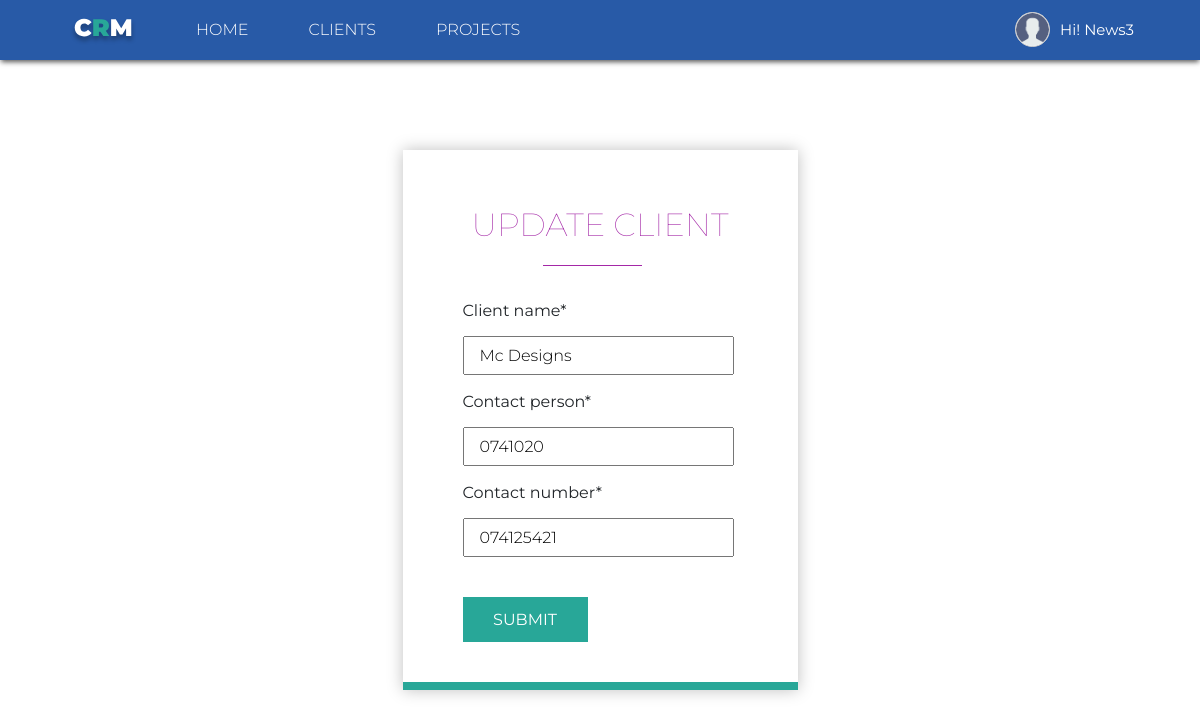
Screenshot of /clients/13/update (signed in) with the database file from the repository.
### users/models.py (models this page shows, shortened)
class Profile(models.Model):
    user = models.OneToOneField(User, on_delete=models.CASCADE)
    image = models.ImageField(default="default.png", upload_to="profile_pics")
    ''' Here I'm overridng the save method of the profile image,
    and resizing the images if it is greater the 300 in height and width
    To avoid having huge images in our system
    '''
    def save(self, *args, **kwargs):
        super().save(*args, **kwargs)
        img = Image.open(self.image.path)
        if img.height > 330 or img.width > 330:
            output_size = (330, 330)
            img.thumbnail(output_size)
            img.save(self.image.path)

### our_clients/models.py (models this page shows, shortened)
class Clients(models.Model):
    client_name = models.CharField(max_length=100)
    contact_person = models.CharField(max_length=100)
    contact_number = models.CharField(max_length=100,)
    date_posted = models.DateTimeField(default=timezone.now)

### our_clients/views.py (the view, shortened to what this page needs)
class ClientsUpdateView(LoginRequiredMixin, UpdateView):
    model = Clients
    fields = ["client_name", "contact_person", "contact_number"]

### our_clients/templates/our_clients/clients_form.html (shortened to what this page needs)
{% extends 'our_clients/base.html' %}
{% load crispy_forms_tags %}
{% block content %}
<div class="form-container">
    <h2 class="form-heading">
        {% if 'update' in request.path %}
        Update Client
        {% else %}
        Add Client
        {% endif %}
    </h2>
    <form id="submit_clien" class="sign-up-form" method="POST" action="">
        <div class="form-field">
            {{ form|crispy }}
        </div>
        <div class="btn-container">
            <button type="submit" id="submit-client" class="sbmt-btn">Submit</button>
        </div>
    </form>
</div>
{% endblock%}

### our_clients/templates/our_clients/base.html (shortened to what this page needs)
{% load static %}
<!DOCTYPE html>
<html lang="en">
    <head>
        <link href="https://unpkg.com/aos@2.3.1/dist/aos.css" rel="stylesheet">
        <link rel="stylesheet" href="{% static '/our_clients/css/custom.css' %}">
        <link rel="stylesheet" href="{% static '/our_clients/css/animate.css' %}">
        <link rel="stylesheet" href="https://stackpath.bootstrapcdn.com/bootstrap/4.3.1/css/bootstrap.min.css">
    </head>
    <body>
        <header>
            <div class="header-container">
                <div class="menu-container">
                    <ul class="left-menu">
                        <li>
                            <a href="{% url 'home-page' %}">
                                <img src="/static/our_clients/img/crm_logo.svg" />
                            </a>
                        </li>
                        <li><a href="{% url 'home-page' %}">Home</a></li>
                        <li><a href="{% url 'clients' %}">Clients</a></li>
                        <li><a href="{% url 'projects-list' %}">Projects</a></li>
                    </ul>
                    <ul class="menu-list">
                        {% if user.is_authenticated %}
                        <div class="dropdown">
                            <button class="dropbtn">
                                <div class="users-det">
                                    <img class="profile-image" src="{{ user.profile.image.url }}" />
                                    <span class="user_name"> Hi! {{ user.username|title }}</span>
                                </div>
                            </button>
                        </div>
                        {% else %}
                        <li><a href="{% url 'sign-up' %}">Sign Up</a></li>
                        <li><a class="signin-btn" href="{% url 'sign-in' %}">Sign In</a></li>
                        {% endif %}
                    </ul>
                </div>
            </div>
        </header>
        <div class="content-main-grid">
            {% block content %}
            {% endblock content %}
        </div>
    </body>
    {% block js %}
    <link rel="stylesheet" type="text/css"
        href="https://cdn.datatables.net/v/dt/jszip-2.5.0/dt-1.10.18/af-2.3.0/b-1.5.2/b-colvis-1.5.2/b-flash-1.5.2/b-html5-1.5.2/b-print-1.5.2/cr-1.5.0/fh-3.1.4/r-2.2.2/datatables.min.css" />
    {% endblock js %}
</html>

### our_clients/static/our_clients/css/custom.css (style rules this page uses)
* { padding: 0px; margin: 0px; font-family: 'Montserrat', sans-serif; }
body { position: relative; width: 100%; background: #F4F4F4; }
.content-main-grid { margin: 0px auto; position: relative; }
.header-container { height: 60px; width: 100%; background: #285AA7; box-shadow: 0px 3px 5px -1px rgba(0, 0, 0, 0.66); -moz-box-shadow: 0px 3px 5px -1px rgba(0, 0, 0, 0.66); -webkit-box-shadow: 0px 3px 5px -1px rgba(0, 0, 0, 0.66); -o-box-shadow: 0px 3px 5px -1px rgba(0, 0, 0, 0.66); position: relative; z-index: 9999; }
.header-container .menu-container { position: relative; margin-left: 40px; margin-right: 50px; height: 60px; }
.header-container .menu-container .menu-list, .header-container .menu-container .left-menu { margin: 0; text-align: right; position: absolute; right: 0; background: transparent; }
.header-container .menu-container .menu-list li, .header-container .menu-container .left-menu li { list-style: none; float: left; background: transparent; padding-top: 18px; padding-left: 2px; padding-right: 2px; }
.header-container .menu-container .menu-list li a, .header-container .menu-container .left-menu li a { padding: 10px 28px; background: transparent; color: #fff; font-family: 'Montserrat', sans-serif; font-style: normal; font-weight: 300; font-size: 16px; line-height: 20px; text-transform: uppercase; text-decoration: none; outline: none; cursor: pointer; transition: all 0.4s ease-in-out; -moz-transition: all 0.4s ease-in-out; -o-transition: all 0.4s ease-in-out; -webkit-transition: all 0.4s ease-in-out; }
.header-container .menu-container .left-menu { left: 0; }
.form-container { width: 395px; box-shadow: 0px 0px 15px rgba(0, 0, 0, 0.25); -moz-box-shadow: 0px 0px 15px rgba(0, 0, 0, 0.25); -o-box-shadow: 0px 0px 15px rgba(0, 0, 0, 0.25); -webkit-box-shadow: 0px 0px 15px rgba(0, 0, 0, 0.25); margin: 90px auto; position: relative; background: #fff; padding-top: 50px; padding-left: 60px; padding-right: 60px; padding-bottom: 40px; border-bottom: solid 8px #28A798; box-sizing: border-box; transition: all 0.4s ease-in-out; -moz-transition: all 0.4s ease-in-out; -o-transition: all 0.4s ease-in-out; -webkit-transition: all 0.4s ease-in-out; }
.form-container .form-heading { text-align: center; font-style: normal; font-weight: lighter; text-transform: uppercase; font-size: 32px; line-height: 49px; font-family: 'Montserrat', sans-serif; color: #A428A7; margin-bottom: 20px; position: relative; padding-bottom: 30px; }
.form-container .form-heading:after { content: ""; position: absolute; bottom: 13px; left: 80px; width: 99px; height: 1px; background: #A428A7; }
.form-container .btn-container { margin-top: 40px; }
.form-container .sbmt-btn { width: 125px; height: 45px; color: #fff; background: #28A798; text-align: center; box-sizing: border-box; border: solid 1px transparent; font-style: normal; font-weight: normal; font-size: 16px; line-height: 20px; text-transform: uppercase; cursor: pointer; transition: all 0.3s ease-in-out; -moz-transition: all 0.3s ease-in-out; -o-transition: all 0.3s ease-in-out; -webkit-transition: all 0.3s ease-in-out; }
.form-container .control-group { position: relative; width: 271px; margin-bottom: 15px; }
.form-container .control-group input { width: 271px; height: 39px; font-style: normal; font-weight: 300; font-size: 16px; line-height: 20px; font-family: 'Montserrat', sans-serif; padding-left: 15px; box-sizing: border-box; outline: none !important; margin-top: 5px; }
.dropbtn { color: white; padding: 16px; font-size: 15px; border: none; background: transparent; height: 40px; }
.dropbtn .users-det { display: -webkit-flex; display: -ms-flexbox; display: -ms-flex; display: flex; }
.dropbtn .users-det .profile-image { width: 35px; height: 35px; border-radius: 50%; border: solid 1px #cdcdcd; background: #ffffff; margin-right: 10px; margin-top: -4px; }
.dropdown { position: relative; display: inline-block; }
.dropdown .user_name { margin-top: 3px; }

### rows the page displays
Clients: client_name "Mc Designs", contact_person "0741020", contact_number "074125421"

### other values shown
{{ user.username|title }} "News3"
